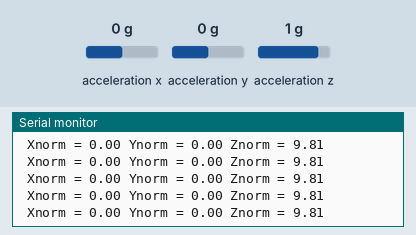
A sketch run on a simulated Arduino Uno, built with avr-gcc and run on an emulated ATmega328P. Shown: the last lines printed to the serial monitor. The inputs (shaded band) are chosen by the test bench; at power-on: acceleration x 0 g, acceleration y 0 g, acceleration z 1 g.

Above: at 1.2 s.
1.3 s: acceleration x set to -1.4 g
At 1.33 s:
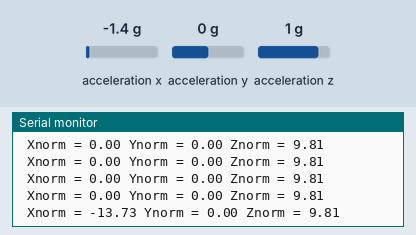
4.3 s: acceleration y set to -1.4 g
At 4.38 s:
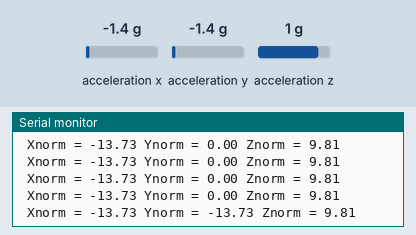
5.8 s: acceleration z set to -1.4 g
At 5.8 s:
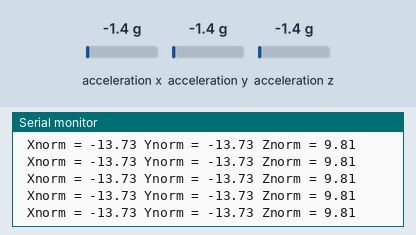

The sketch:

Plab_ADXL345_test.ino
```cpp
/*
    ADXL345 Triple Axis Accelerometer. Simple Example.
    From: https://github.com/jarzebski/Arduino-ADXL345
    2017 Dag Svanaes
*/

#include <Wire.h>
#include <ADXL345.h>

ADXL345 accelerometer;


void setup(void)
{
  Serial.begin(9600);

  // Initialize ADXL345
  Serial.println("Initialize ADXL345");
  if (!accelerometer.begin())
  {
    Serial.println("Could not find a valid ADXL345 sensor, check wiring!");
    delay(500);
  }
   accelerometer.setRange(ADXL345_RANGE_16G);
}

void loop(void)
{
  Vector norm = accelerometer.readNormalize();

  // Output normalized m/s^2
  Serial.print(" Xnorm = ");
  Serial.print(norm.XAxis);
  Serial.print(" Ynorm = ");
  Serial.print(norm.YAxis);
  Serial.print(" Znorm = ");
  Serial.print(norm.ZAxis);

  Serial.println();

  delay(100);
}
```

Measured:
- after the input at 1.3 s, the serial monitor: prints a new line at once (image 1)
- after the input at 4.3 s, the serial monitor: prints a new line after 0.07 s (image 2)
